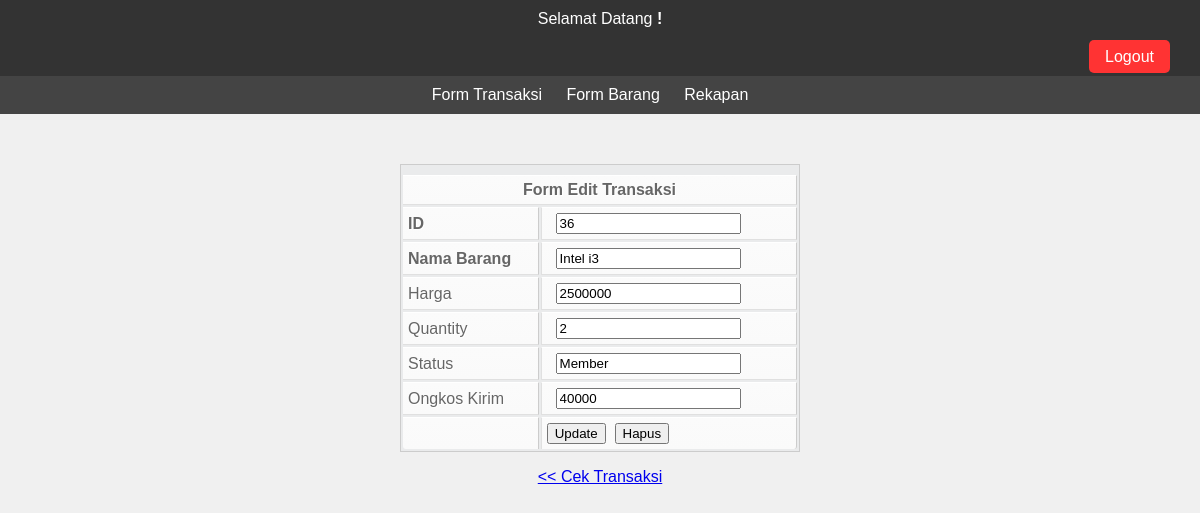
Screenshot of /transaksi/edit.php?id=36 with the database file from the repository.
### tables this page shows
CREATE TABLE `transaksi` (
  `id` int(6) UNSIGNED NOT NULL,
  `nama_barang` varchar(30) NOT NULL,
  `harga` varchar(30) NOT NULL,
  `jumlah` varchar(50) NOT NULL,
  `subtotal` varchar(50) NOT NULL,
  `status` varchar(50) NOT NULL,
  `kota` varchar(50) NOT NULL,
  `diskon` varchar(50) NOT NULL,
  `ongkos` varchar(50) NOT NULL,
  `total` varchar(50) NOT NULL
);

### transaksi/edit.php (the view, shortened to what this page needs)
<?php
require "../koneksi.php";
$id = $_GET['id'];
$query = mysqli_query($conn,"select * from transaksi where id='$id'");
while($data = mysqli_fetch_array($query)){
?>
<html>
<head>
</head>
<link rel="stylesheet" href="../style.css">
<body>
<div id="header">
	<tr>Selamat Datang <b><?php echo $_SESSION['username']; ?>!</b></tr>
	<tr><div id="logout-container" align="right"><a id="logout-link" href="../logout.php">Logout</a></div></tr>
</div>
<div id="nav">
	<a href="index.php">Form Transaksi</a>
	<a href="../barang/input_barang.php">Form Barang</a>
	<a href="../barang/rekap.php">Rekapan</a>
</div>
<div align="center">
<form id="form1" name="form1" method="get" action="editsimpan.php">
<p>&nbsp;</p>
<table width="400" height="201" border="1">
<tr>
<td colspan="2" bgcolor="#cd5c5c">
<div align="center">
<strong>Form Edit Transaksi</strong>
</div>
</td>
</tr>
<tr>
<td width="124" bgcolor="#ffc0cb"><strong>ID</strong></td>
<td width="243" bgcolor="#ffc0cb">&nbsp;
<input name="id" type="text" color="black" value="<?php echo $data['id']; ?>"/></td>
</tr>
<tr>
	<td width="124" bgcolor="#ffc0cb"><strong>Nama Barang</strong></td>
	<td width="243" bgcolor="#ffc0cb">&nbsp;
	<input name="nama_barang" type="text" value="<?php echo $data['nama_barang']; ?>"/></td>
</tr>
<tr>
	<td bgcolor="#ffc0cb">Harga</td>
	<td bgcolor="#ffc0cb">&nbsp;
	<input name="harga" type="text" value="<?php echo $data['harga']; ?>"/></td>
</tr>
<tr>
	<td bgcolor="#ffc0cb">Quantity</td>
	<td bgcolor="#ffc0cb">&nbsp;
	<input name="jumlah" type="text" value="<?php echo $data['jumlah']; ?>"/></td>
</tr>
<tr>
	<td bgcolor="#ffc0cb">Status</td>
	<td bgcolor="#ffc0cb">&nbsp;
	<input name="status" type="text" value="<?php echo $data['status']; ?>"/></td>
</tr>
<tr>
	<td bgcolor="#ffc0cb">Ongkos Kirim</td>
	<td bgcolor="#ffc0cb">&nbsp;
	<input name="ongkos" type="text" value="<?php echo $data['ongkos'];?>"/></td>
</tr>
<tr>
<td height="28" bgcolor="#ffc0cb">&nbsp;</td>
<td bgcolor="#ffc0cb">
<input name="" type="submit" value="Update" />&nbsp;
<input name="" type="reset" value="Hapus" /></td>
</tr>
</table>
</form>
	<?php } ?>
<a href="view.php" > &lt;&lt; Cek Transaksi</a>
</div>
</body>
</html>

### style.css (style rules this page uses)
body { background-color: #f0f0f0; font-family: Arial, sans-serif; margin: 0; padding: 0; }
#header { background-color: #333; color: #fff; padding: 10px; text-align: center; }
#nav { background-color: #444; color: #fff; padding: 10px; text-align: center; }
#nav a { color: #fff; text-decoration: none; margin-right: 20px; transition: color 0.3s ease-in-out; }
#logout-container { margin-top: 20px; margin-right: 20px; }
#logout-link { background-color: #ff3333; color: #fff; padding: 8px 16px; border-radius: 5px; text-decoration: none; transition: background-color 0.3s ease-in-out; }
table { font-family: Arial, Helvetica, sans-serif; color: #666; text-shadow: 1px 1px 0px #fff; background: #eaebec; border: #ccc 1px solid; padding-top:8px; }
table tr { text-align: left; padding-left: 5px; }
table td:first-child { text-align: left; padding-left: 5px; border-left: 0; }
table td { padding: 5px 5px; border-top: 1px solid #ffffff; border-bottom: 1px solid #e0e0e0; border-left: 1px solid #e0e0e0; background: #fafafa; background: -webkit-gradient(linear, left top, left bottom, from(#fbfbfb), to(#fafafa)); background: -moz-linear-gradient(top, #fbfbfb, #fafafa); }
table tr:last-child td { border-bottom: 0; }
table tr:last-child td:first-child { -moz-border-radius-bottomleft: 3px; -webkit-border-bottom-left-radius: 3px; border-bottom-left-radius: 3px; }
table tr:last-child td:last-child { -moz-border-radius-bottomright: 3px; -webkit-border-bottom-right-radius: 3px; border-bottom-right-radius: 3px; }

### rows the page displays
transaksi: id "36", nama_barang "Intel i3", harga "2500000", jumlah "2", status "Member", ongkos "40000"
